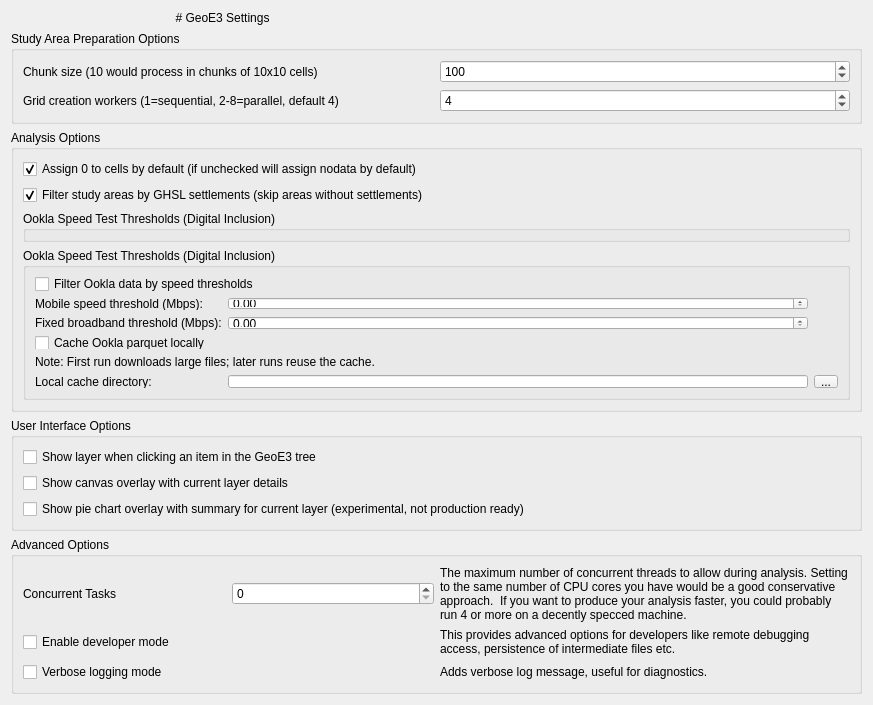
<?xml version="1.0" encoding="UTF-8"?>
<ui version="4.0">
 <class>geest_settings_base</class>
 <widget class="QWidget" name="geest_settings_base">
  <property name="geometry">
   <rect>
    <x>0</x>
    <y>0</y>
    <width>873</width>
    <height>654</height>
   </rect>
  </property>
  <property name="windowTitle">
   <string>GeoE3 Settings</string>
  </property>
  <layout class="QGridLayout" name="gridLayout_2">
   <item row="0" column="0">
    <widget class="QLabel" name="label">
     <property name="text">
      <string># GeoE3 Settings</string>
     </property>
     <property name="textFormat">
      <enum>Qt::MarkdownText</enum>
     </property>
     <property name="alignment">
      <set>Qt::AlignCenter</set>
     </property>
    </widget>
   </item>
   <item row="1" column="0" colspan="2">
    <widget class="QGroupBox" name="groupBox_3">
     <property name="title">
      <string>Study Area Preparation Options</string>
     </property>
     <layout class="QGridLayout" name="gridLayout_3">
      <item row="0" column="0">
       <widget class="QLabel" name="label_6">
        <property name="text">
         <string>Chunk size (10 would process in chunks of 10x10 cells)</string>
        </property>
       </widget>
      </item>
      <item row="0" column="1">
       <widget class="QSpinBox" name="chunk_size">
        <property name="maximum">
         <number>10000</number>
        </property>
        <property name="singleStep">
         <number>10</number>
        </property>
        <property name="value">
         <number>100</number>
        </property>
       </widget>
      </item>
      <item row="1" column="0">
       <widget class="QLabel" name="label_grid_workers">
        <property name="text">
         <string>Grid creation workers (1=sequential, 2-8=parallel, default 4)</string>
        </property>
       </widget>
      </item>
      <item row="1" column="1">
       <widget class="QSpinBox" name="grid_creation_workers">
        <property name="minimum">
         <number>1</number>
        </property>
        <property name="maximum">
         <number>8</number>
        </property>
        <property name="singleStep">
         <number>1</number>
        </property>
        <property name="value">
         <number>4</number>
        </property>
       </widget>
      </item>
     </layout>
    </widget>
   </item>
   <item row="2" column="0" colspan="2">
    <widget class="QGroupBox" name="groupBox_4">
     <property name="title">
      <string>Analysis Options</string>
     </property>
     <layout class="QGridLayout" name="gridLayout_5">
      <item row="0" column="0">
       <widget class="QCheckBox" name="default_raster_to_0">
        <property name="text">
         <string>Assign 0 to cells by default (if unchecked will assign nodata by default)</string>
        </property>
        <property name="checked">
         <bool>true</bool>
        </property>
       </widget>
      </item>
       <item row="1" column="0">
        <widget class="QCheckBox" name="filter_study_areas_by_ghsl">
         <property name="text">
          <string>Filter study areas by GHSL settlements (skip areas without settlements)</string>
         </property>
         <property name="checked">
          <bool>true</bool>
         </property>
        </widget>
       </item>
       <item row="2" column="0" colspan="2">
        <widget class="QGroupBox" name="groupBox_ookla">
         <property name="title">
          <string>Ookla Speed Test Thresholds (Digital Inclusion)</string>
        </property>
        <property name="checked">
         <bool>true</bool>
        </property>
       </widget>
       </item>
       <item row="3" column="0" colspan="2">
        <widget class="QGroupBox" name="groupBox_ookla">
         <property name="title">
          <string>Ookla Speed Test Thresholds (Digital Inclusion)</string>
        </property>
        <layout class="QGridLayout" name="gridLayout_ookla">
         <item row="0" column="0" colspan="2">
          <widget class="QCheckBox" name="ookla_use_thresholds">
           <property name="text">
            <string>Filter Ookla data by speed thresholds</string>
           </property>
           <property name="checked">
            <bool>false</bool>
           </property>
          </widget>
         </item>
         <item row="1" column="0">
          <widget class="QLabel" name="label_ookla_mobile">
           <property name="text">
            <string>Mobile speed threshold (Mbps):</string>
           </property>
          </widget>
         </item>
         <item row="1" column="1">
          <widget class="QDoubleSpinBox" name="ookla_mobile_threshold">
           <property name="maximum">
            <double>1000.000000000000000</double>
           </property>
           <property name="value">
            <double>0.000000000000000</double>
           </property>
          </widget>
         </item>
         <item row="2" column="0">
          <widget class="QLabel" name="label_ookla_fixed">
           <property name="text">
            <string>Fixed broadband threshold (Mbps):</string>
           </property>
          </widget>
         </item>
         <item row="2" column="1">
          <widget class="QDoubleSpinBox" name="ookla_fixed_threshold">
           <property name="maximum">
            <double>1000.000000000000000</double>
           </property>
           <property name="value">
            <double>0.000000000000000</double>
           </property>
          </widget>
         </item>
         <item row="3" column="0" colspan="2">
          <widget class="QCheckBox" name="ookla_use_local_cache">
           <property name="text">
            <string>Cache Ookla parquet locally</string>
           </property>
           <property name="checked">
            <bool>false</bool>
           </property>
          </widget>
         </item>
         <item row="4" column="0" colspan="2">
          <widget class="QLabel" name="label_ookla_cache_note">
           <property name="text">
            <string>Note: First run downloads large files; later runs reuse the cache.</string>
           </property>
           <property name="wordWrap">
            <bool>true</bool>
           </property>
          </widget>
         </item>
         <item row="5" column="0">
          <widget class="QLabel" name="label_ookla_cache_dir">
           <property name="text">
            <string>Local cache directory:</string>
           </property>
          </widget>
         </item>
         <item row="5" column="1">
          <widget class="QLineEdit" name="ookla_cache_dir"/>
         </item>
         <item row="5" column="2">
          <widget class="QToolButton" name="ookla_cache_dir_browse">
           <property name="text">
            <string>...</string>
           </property>
          </widget>
         </item>
        </layout>
       </widget>
      </item>
     </layout>
    </widget>
   </item>
   <item row="3" column="0" colspan="2">
    <widget class="QGroupBox" name="groupBox_5">
     <property name="title">
      <string>User Interface Options</string>
     </property>
     <layout class="QGridLayout" name="gridLayout_6">
      <item row="0" column="0">
       <widget class="QCheckBox" name="show_layer_on_click">
        <property name="text">
         <string>Show layer when clicking an item in the GeoE3 tree</string>
        </property>
       </widget>
      </item>
      <item row="1" column="0">
       <widget class="QCheckBox" name="show_overlay">
        <property name="text">
         <string>Show canvas overlay with current layer details</string>
        </property>
       </widget>
      </item>
      <item row="2" column="0">
       <widget class="QCheckBox" name="show_pie_overlay">
        <property name="text">
         <string>Show pie chart overlay with summary for current layer (experimental, not production ready)</string>
        </property>
       </widget>
      </item>
     </layout>
    </widget>
   </item>
   <item row="4" column="1">
    <spacer name="verticalSpacer">
     <property name="orientation">
      <enum>Qt::Vertical</enum>
     </property>
     <property name="sizeHint" stdset="0">
      <size>
       <width>20</width>
       <height>40</height>
      </size>
     </property>
    </spacer>
   </item>
   <item row="5" column="0" colspan="2">
    <widget class="QGroupBox" name="groupBox">
     <property name="title">
      <string>Advanced Options</string>
     </property>
     <layout class="QGridLayout" name="gridLayout">
      <item row="0" column="0">
       <layout class="QHBoxLayout" name="horizontalLayout">
        <item>
         <widget class="QLabel" name="label_thread_pool_size">
          <property name="text">
           <string>Concurrent Tasks</string>
          </property>
         </widget>
        </item>
        <item>
         <widget class="QSpinBox" name="spin_thread_pool_size"/>
        </item>
       </layout>
      </item>
      <item row="0" column="1">
       <widget class="QLabel" name="thread_pool_description">
        <property name="text">
         <string>The maximum number of concurrent threads to allow during analysis. Setting to the same number of CPU cores you have would be a good conservative approach.  If you want to produce your analysis faster, you could probably run 4 or more on a decently specced machine.</string>
        </property>
        <property name="wordWrap">
         <bool>true</bool>
        </property>
        <property name="margin">
         <number>0</number>
        </property>
       </widget>
      </item>
      <item row="1" column="0">
       <widget class="QCheckBox" name="developer_mode_checkbox">
        <property name="text">
         <string>Enable developer mode</string>
        </property>
       </widget>
      </item>
      <item row="1" column="1">
       <widget class="QLabel" name="developer_mode_description">
        <property name="text">
         <string>This provides advanced options for developers like remote debugging access, persistence of intermediate files etc.</string>
        </property>
        <property name="wordWrap">
         <bool>true</bool>
        </property>
        <property name="margin">
         <number>0</number>
        </property>
       </widget>
      </item>
      <item row="2" column="0">
       <widget class="QCheckBox" name="verbose_mode_checkbox">
        <property name="text">
         <string>Verbose logging mode</string>
        </property>
       </widget>
      </item>
      <item row="2" column="1">
       <widget class="QLabel" name="verbose_mode_description">
        <property name="text">
         <string>Adds verbose log message, useful for diagnostics.</string>
        </property>
        <property name="wordWrap">
         <bool>true</bool>
        </property>
        <property name="margin">
         <number>0</number>
        </property>
       </widget>
      </item>
     </layout>
    </widget>
   </item>
  </layout>
 </widget>
 <tabstops>
  <tabstop>spin_thread_pool_size</tabstop>
  <tabstop>developer_mode_checkbox</tabstop>
  <tabstop>verbose_mode_checkbox</tabstop>
 </tabstops>
 <resources/>
 <connections/>
</ui>
